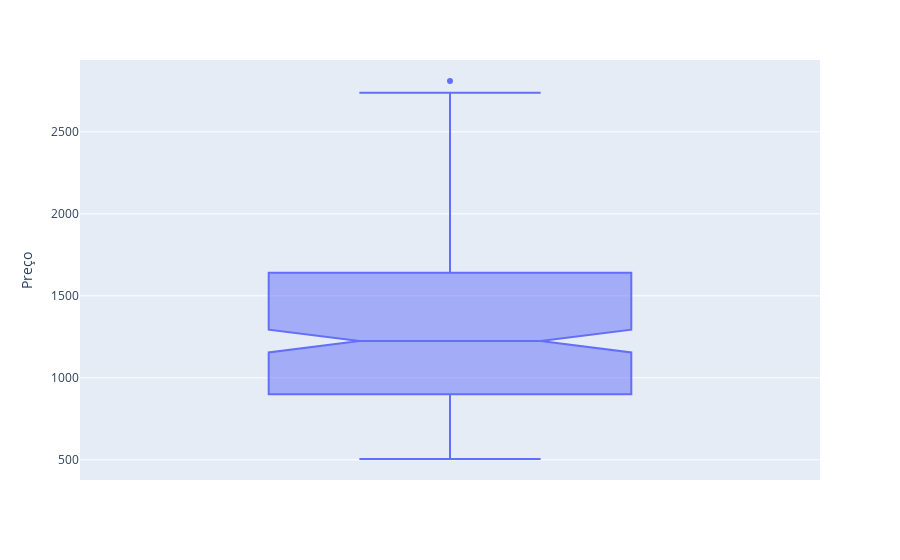

Notebook code cell kept with this figure:
### Code cell
fig = px.box(df_clean_smartphone, y="Preço", notched=True)
fig.show()

### Figure 1 — Plotly figure (JSON) as saved in the notebook; plotly's stock layout.template omitted (floating-point values rounded to 4 significant figures; data arrays with more than 128 entries replaced by an {"elided": "..."} marker saying what was removed)
{"data": [{"alignmentgroup": "True", "hovertemplate": "Preço=%{y}<extra></extra>", "legendgroup": "", "marker": {"color": "#636efa"}, "name": "", "notched": true, "offsetgroup": "", "orientation": "v", "showlegend": false, "type": "box", "x0": " ", "xaxis": "x", "y": {"elided": "282 float values"}, "y0": " ", "yaxis": "y"}], "layout": {"boxmode": "group", "legend": {"tracegroupgap": 0}, "margin": {"t": 60}, "xaxis": {"anchor": "y", "domain": [0, 1]}, "yaxis": {"anchor": "x", "domain": [0, 1], "title": {"text": "Preço"}}}}
